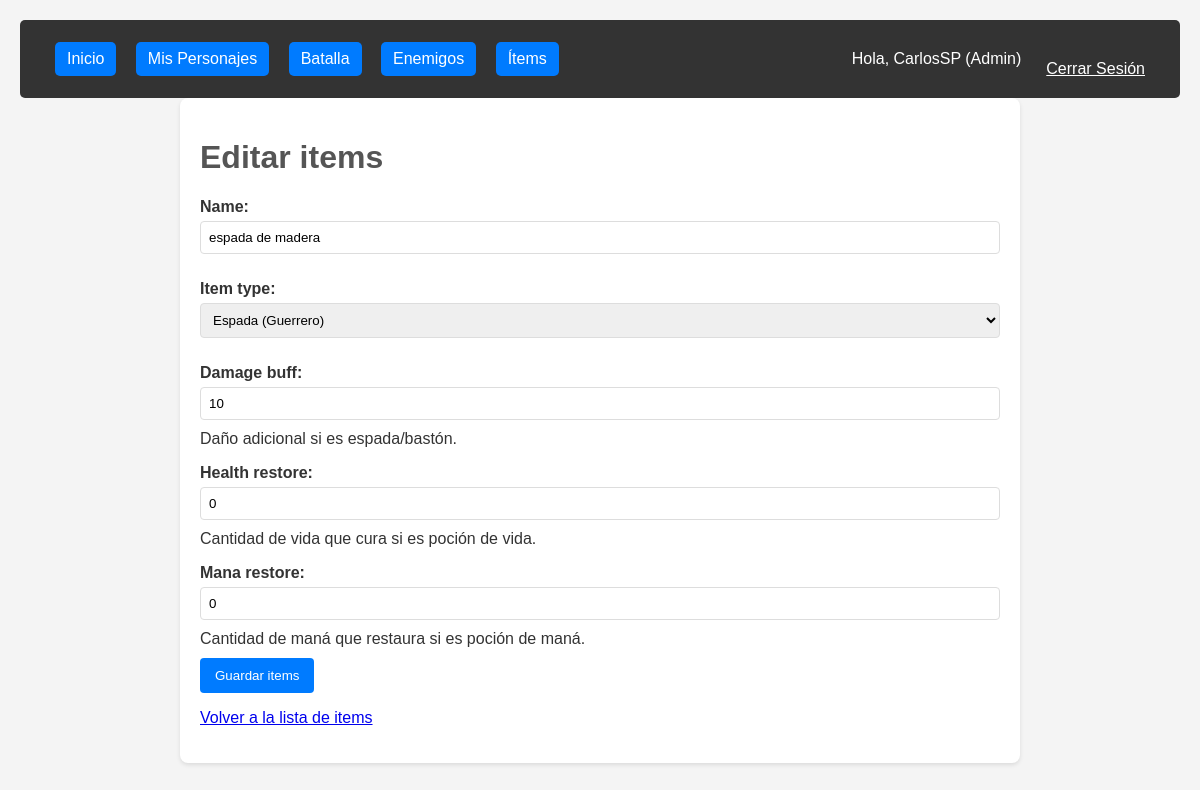
The page /characters/items/1/update/ (signed in) on the database its author committed.
### users/models.py (models this page shows, shortened)
class CustomUser(AbstractUser):
    is_admin = models.BooleanField(default=False)

### characters/models.py (models this page shows, shortened)
class Item(models.Model):
    ITEM_TYPES = (
        ('SWORD', 'Espada (Guerrero)'),
        ('STAFF', 'Bastón (Mago)'),
        ('HEALTH_POTION', 'Poción de Vida'),
        ('MANA_POTION', 'Poción de Maná'),
    )
    name = models.CharField(max_length=100, unique=True)
    item_type = models.CharField(max_length=20, choices=ITEM_TYPES)
    description = models.TextField(blank=True, null=True) # Added blank=True, null=True for flexibility
    value = models.IntegerField(default=0, validators=[MinValueValidator(0)]) # Added validator
    extra_attributes = JSONField(default=dict, blank=True, null=True)
    damage_buff = models.IntegerField(default=0, blank=True, null=True, validators=[MinValueValidator(0)],
                                      help_text="Daño adicional si es espada/bastón.")
    health_restore = models.IntegerField(default=0, blank=True, null=True, validators=[MinValueValidator(0)],
                                         help_text="Cantidad de vida que cura si es poción de vida.")
    mana_restore = models.IntegerField(default=0, blank=True, null=True, validators=[MinValueValidator(0)],
                                       help_text="Cantidad de maná que restaura si es poción de maná.")
    class Meta:
        ordering = ['name']

### characters/views.py (the view)
# urls.py: path('items/<int:pk>/update/', views.ItemUpdateView.as_view(), name='item_update'),
class ItemUpdateView(LoginRequiredMixin, UserPassesTestMixin, UpdateView):
    model = Item
    form_class = ItemForm
    template_name = 'characters/item_form.html'
    success_url = reverse_lazy('characters:item_list')
    def test_func(self):
        return self.request.user.is_staff

### characters/forms.py
class ItemForm(forms.ModelForm):
    class Meta:
        model = Item
        fields = ['name', 'item_type', 'damage_buff', 'health_restore', 'mana_restore']

### DjangoProject/templates/characters/item_form.html (shortened to what this page needs)
{% extends 'base.html' %}
{% block content %}
    <h1>{% if form.instance.pk %}Editar{% else %}Crear{% endif %} items</h1>
    <form method="post">
        {{ form.as_p }}
        <button type="submit">Guardar items</button>
    </form>
    <p><a href="{% url 'characters:enemy_list' %}">Volver a la lista de items</a></p>
{% endblock %}

### DjangoProject/templates/base.html (shortened to what this page needs)
<!DOCTYPE html>
<html lang="es">
<head>
</head>
<body>
     <div class="navbar">
        <div>
            <a href="{% url 'home' %}">Inicio</a>
            {% if user.is_authenticated %}
                <a href="{% url 'characters:character_list' %}">Mis Personajes</a>
                <a href="{% url 'battle:battle_home' %}">Batalla</a>
                {% if user %}
                    <a href="{% url 'characters:enemy_list' %}">Enemigos</a>
                    <a href="{% url 'characters:item_list' %}">Ítems </a>
                {% endif %}
            {% endif %}
        </div>
        <div class="auth-info">
            {% if user.is_authenticated %}
                <span>Hola, {{ user.username }}{% if user.is_staff %} (Admin){% endif %}</span>
                <form action="{% url 'logout' %}" method="post" style="display:inline;">
                    <button type="submit" style="background:none; border:none; color:white; cursor:pointer; font:inherit; text-decoration:underline;">Cerrar Sesión</button>
                </form>
            {% else %}
                <a href="{% url 'login' %}">Iniciar Sesión</a>
                <a href="{% url 'users:register' %}">Registrarse</a>
            {% endif %}
        </div>
    </div>
    <div class="container">
        {% block content %}
        {% endblock %}
    </div>
</body>
</html>

### DjangoProject/templates/base.html (style rules this page uses)
body { font-family: Arial, sans-serif; margin: 20px; background-color: #f4f4f4; color: #333; }
.container { max-width: 800px; margin: 0 auto; background-color: #fff; padding: 20px; border-radius: 8px; box-shadow: 0 2px 4px rgba(0,0,0,0.1); }
.navbar { background-color: #333; color: white; padding: 10px 20px; display: flex; justify-content: space-between; align-items: center; border-radius: 5px; }
.navbar a { color: white; text-decoration: none; margin-left: 15px; padding: 8px 12px; background-color: #007bff; border-radius: 5px; transition: background-color 0.3s ease; display: inline-block; white-space: nowrap; }
.auth-info { display: flex; align-items: center; }
.auth-info span { margin-right: 10px; }
h1, h2 { color: #555; }
form { margin-top: 20px; }
form p { margin-bottom: 10px; }
form label { display: block; margin-bottom: 5px; font-weight: bold; }
form input[type="text"], form input[type="password"], form input[type="email"], form input[type="number"], form select { width: 100%; padding: 8px; margin-bottom: 10px; border: 1px solid #ddd; border-radius: 4px; box-sizing: border-box; }
form button[type="submit"], .btn { background-color: #007bff; color: white; padding: 10px 15px; border: none; border-radius: 4px; cursor: pointer; text-decoration: none; display: inline-block; }

### rows shown on the page
CustomUser: username "CarlosSP"
Item: name "espada de madera", item_type "Espada (Guerrero)", damage_buff "10", health_restore "0", mana_restore "0"
